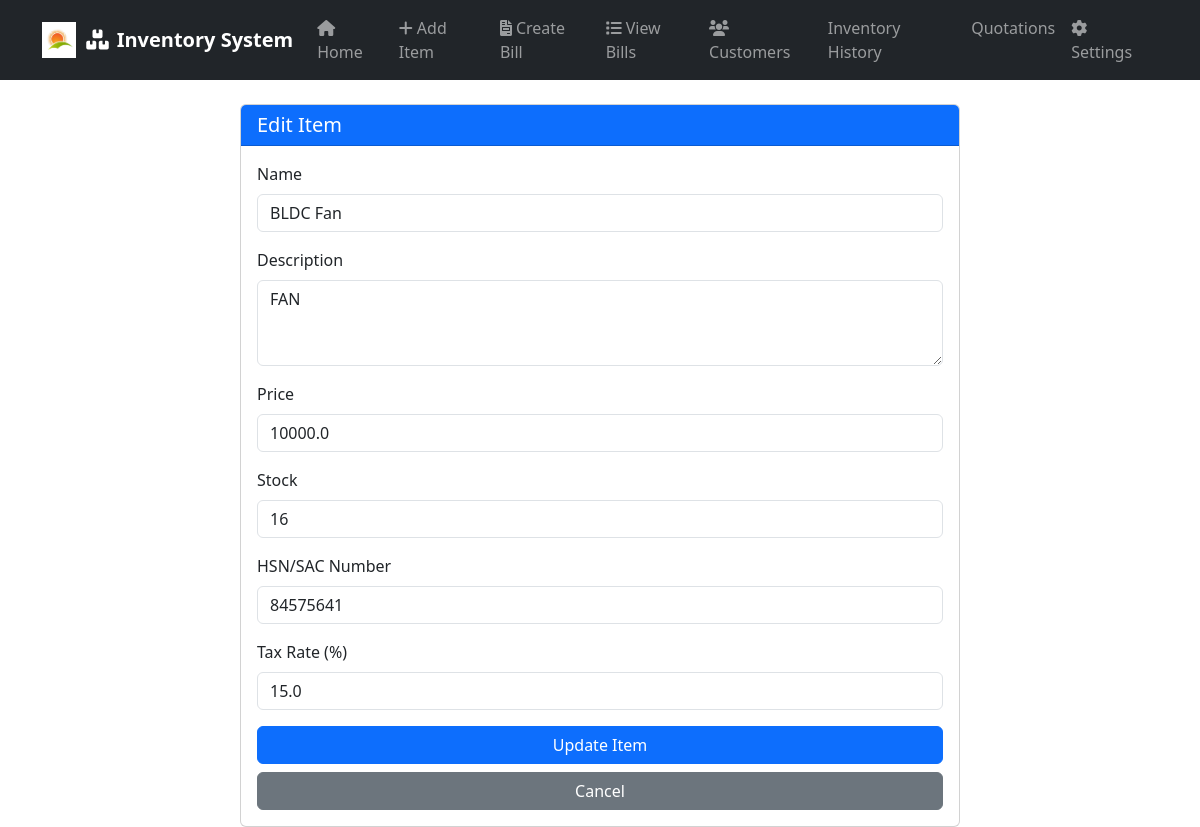
The app's page /edit_item/1 with its own data.
### app.py (models this page shows)
class Item(db.Model):
    id = db.Column(db.Integer, primary_key=True)
    name = db.Column(db.String(100), nullable=False)
    description = db.Column(db.String(200))
    price = db.Column(db.Float, nullable=False)
    stock = db.Column(db.Integer, nullable=False)
    hsn_sac_number = db.Column(db.String(20), nullable=True)
    tax_rate = db.Column(db.Float, nullable=True, default=0.0)
    created_at = db.Column(db.DateTime, default=datetime.utcnow)

### app.py (the view, shortened to what this page needs)
@app.route('/edit_item/<int:id>', methods=['GET', 'POST'])
def edit_item(id):
    item = Item.query.get(id)
    if not item:
        flash('Item not found.', 'error')
        return redirect(url_for('index'))
    return render_template('edit_item.html', item=item)

### templates/edit_item.html
{% extends "base.html" %}
{% block content %}
<div class="container">
    <div class="row">
        <div class="col-md-8 offset-md-2">
            <div class="card">
                <div class="card-header bg-primary text-white">
                    <h5 class="mb-0">Edit Item</h5>
                </div>
                <div class="card-body">
                    <form method="POST">
                        <div class="mb-3">
                            <label for="name" class="form-label">Name</label>
                            <input type="text" class="form-control" id="name" name="name" value="{{ item.name }}" required>
                        </div>
                        <div class="mb-3">
                            <label for="description" class="form-label">Description</label>
                            <textarea class="form-control" id="description" name="description" rows="3">{{ item.description }}</textarea>
                        </div>
                        <div class="mb-3">
                            <label for="price" class="form-label">Price</label>
                            <input type="number" step="0.01" class="form-control" id="price" name="price" value="{{ item.price }}" required>
                        </div>
                        <div class="mb-3">
                            <label for="stock" class="form-label">Stock</label>
                            <input type="number" class="form-control" id="stock" name="stock" value="{{ item.stock }}" required>
                        </div>
                        <div class="mb-3">
                            <label for="hsn_sac_number" class="form-label">HSN/SAC Number</label>
                            <input type="text" class="form-control" id="hsn_sac_number" name="hsn_sac_number" value="{{ item.hsn_sac_number or '' }}">
                        </div>
                        <div class="mb-3">
                            <label for="tax_rate" class="form-label">Tax Rate (%)</label>
                            <input type="number" step="0.01" class="form-control" id="tax_rate" name="tax_rate" value="{{ item.tax_rate or 0 }}">
                        </div>
                        <div class="d-grid gap-2">
                            <button type="submit" class="btn btn-primary">Update Item</button>
                            <a href="{{ url_for('index') }}" class="btn btn-secondary">Cancel</a>
                        </div>
                    </form>
                </div>
            </div>
        </div>
    </div>
</div>
{% endblock %}

### records on screen
Item: name "BLDC Fan", description "FAN", price "10000.0", stock "16", hsn_sac_number "84575641", tax_rate "15.0"
